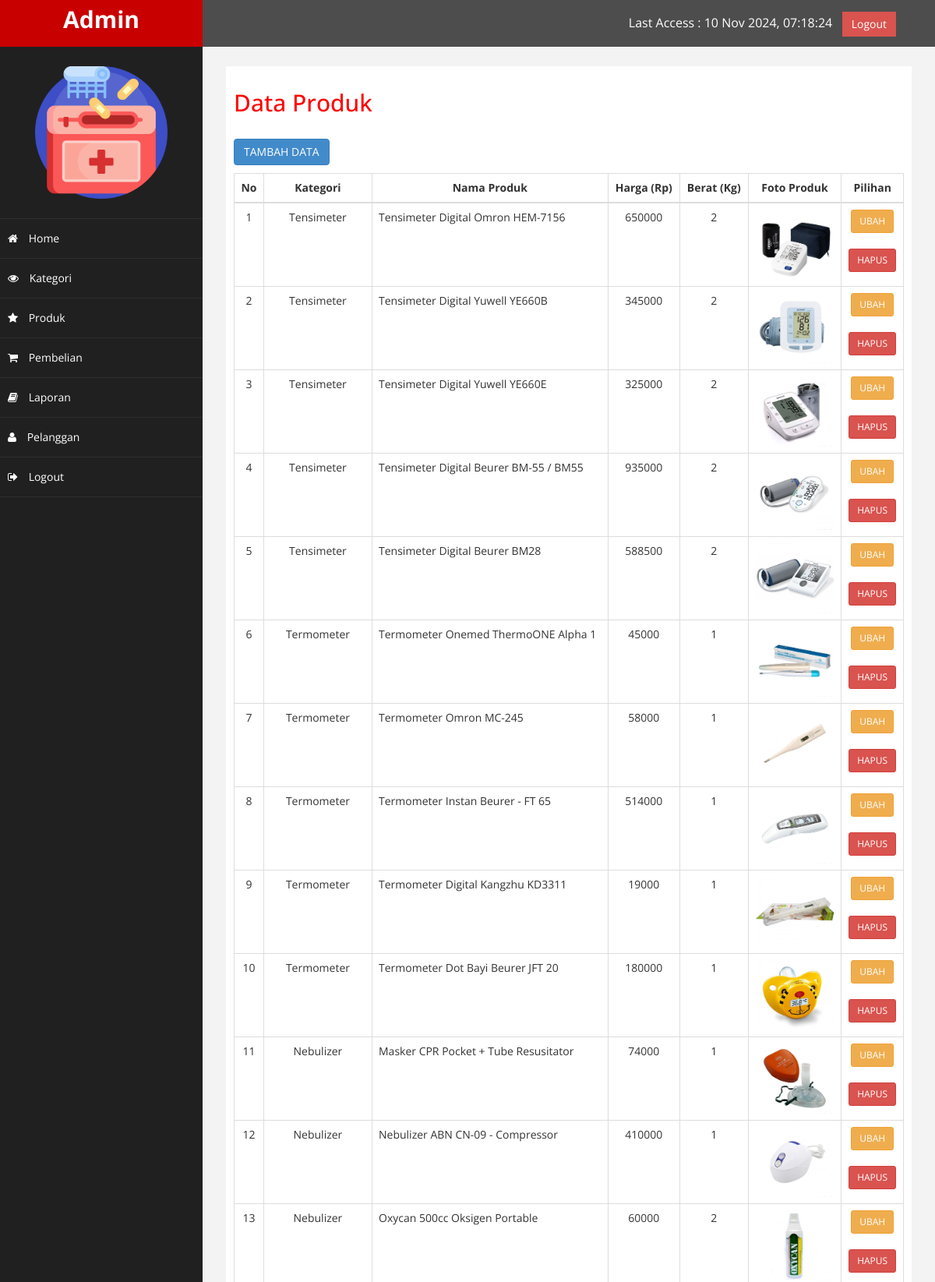
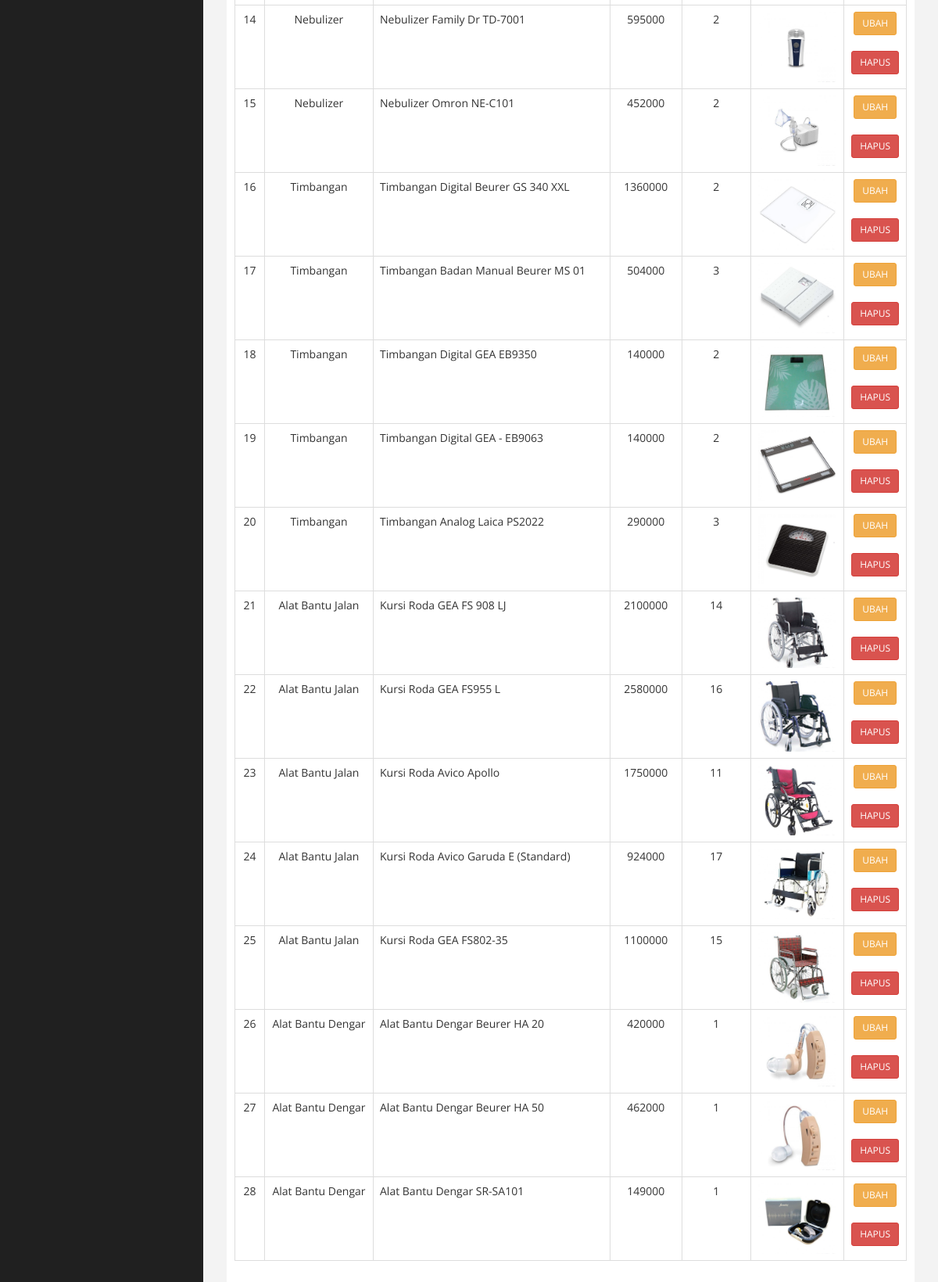
Screenshot of /admin/index.php?halaman=produk (signed in) with the database file from the repository (2 pictures, top to bottom).
### tables this page shows
CREATE TABLE `produk` (
  `id_produk` int(11) NOT NULL,
  `id_kategori` int(5) NOT NULL,
  `nama_produk` varchar(100) NOT NULL,
  `harga_produk` int(11) NOT NULL,
  `berat_produk` int(11) NOT NULL,
  `foto_produk` varchar(100) NOT NULL,
  `deskripsi_produk` text NOT NULL
);

CREATE TABLE `kategori` (
  `id_kategori` int(5) NOT NULL,
  `nama_kategori` varchar(100) NOT NULL
);

### admin/produk.php (the view)
<h2>Data Produk</h2>
<p><a href="index.php?halaman=tambahproduk" class="btn btn-primary">TAMBAH DATA</a></p>
<table class="table table-bordered">
	<thead>
		<tr>
			<th><center>No</center></th>
			<th><center>Kategori</center></th>
			<th><center>Nama Produk</center></th>
			<th><center>Harga (Rp)</center></th>
			<th><center>Berat (Kg)</center></th>
			<th><center>Foto Produk</center></th>
			<th><center>Pilihan</center></th>
		</tr>
	</thead>
	<tbody>
		<?php $nomor=1; ?>
		<?php $ambil=$koneksi->query("SELECT * FROM produk LEFT JOIN kategori ON produk.id_kategori=kategori.id_kategori"); ?>
		<?php while($pecah=$ambil->fetch_assoc()){ ?>
		<tr>
			<td><center><?php echo $nomor; ?></center></td>
			<td><center><?php echo $pecah['nama_kategori']; ?></center></td>
			<td><?php echo $pecah['nama_produk']; ?></td>
			<td><center><?php echo $pecah['harga_produk']; ?></center></td>
			<td><center><?php echo $pecah['berat_produk']; ?></center></td>
			<td><center>
				<img src="../foto_produk/<?php echo $pecah['foto_produk']; ?>" width="100"></center>
			</td>
			<td><center>
				<a href="index.php?halaman=ubahproduk&id=<?php echo $pecah['id_produk']; ?>" class="btn btn-warning btn-sm">UBAH</a><p>
				<a href="index.php?halaman=hapusproduk&id=<?php echo $pecah['id_produk']; ?>" class="btn-danger btn btn-sm">HAPUS</a></p></center>
			</td>
		</tr>
		<?php $nomor++; ?>
		<?php } ?>
	</tbody>
</table>

### admin/assets/css/custom.css (style rules this page uses)
body { font-family: 'Open Sans', sans-serif; }
h2 { color: #f00; }
p { font-size:16px; line-height:25px; padding-top:20px; }

### rows the page displays
produk: id_kategori.nama_kategori "Tensimeter", nama_produk "Tensimeter Digital Omron HEM-7156", harga_produk "650000", berat_produk "2", foto_produk (picture)
produk: id_kategori.nama_kategori "Tensimeter", nama_produk "Tensimeter Digital Yuwell YE660B", harga_produk "345000", berat_produk "2", foto_produk (picture)
produk: id_kategori.nama_kategori "Tensimeter", nama_produk "Tensimeter Digital Yuwell YE660E", harga_produk "325000", berat_produk "2", foto_produk (picture)
produk: id_kategori.nama_kategori "Tensimeter", nama_produk "Tensimeter Digital Beurer BM-55 / BM55", harga_produk "935000", berat_produk "2", foto_produk (picture)
produk: id_kategori.nama_kategori "Tensimeter", nama_produk "Tensimeter Digital Beurer BM28", harga_produk "588500", berat_produk "2", foto_produk (picture)
produk: id_kategori.nama_kategori "Termometer", nama_produk "Termometer Onemed ThermoONE Alpha 1", harga_produk "45000", berat_produk "1", foto_produk (picture)
produk: id_kategori.nama_kategori "Termometer", nama_produk "Termometer Omron MC-245", harga_produk "58000", berat_produk "1", foto_produk (picture)
produk: id_kategori.nama_kategori "Termometer", nama_produk "Termometer Instan Beurer - FT 65", harga_produk "514000", berat_produk "1", foto_produk (picture)
produk: id_kategori.nama_kategori "Termometer", nama_produk "Termometer Digital Kangzhu KD3311", harga_produk "19000", berat_produk "1", foto_produk (picture)
produk: id_kategori.nama_kategori "Termometer", nama_produk "Termometer Dot Bayi Beurer JFT 20", harga_produk "180000", berat_produk "1", foto_produk (picture)
produk: id_kategori.nama_kategori "Nebulizer", nama_produk "Masker CPR Pocket + Tube Resusitator", harga_produk "74000", berat_produk "1", foto_produk (picture)
produk: id_kategori.nama_kategori "Nebulizer", nama_produk "Nebulizer ABN CN-09 - Compressor", harga_produk "410000", berat_produk "1", foto_produk (picture)
produk: id_kategori.nama_kategori "Nebulizer", nama_produk "Oxycan 500cc Oksigen Portable", harga_produk "60000", berat_produk "2", foto_produk (picture)
produk: id_kategori.nama_kategori "Nebulizer", nama_produk "Nebulizer Family Dr TD-7001", harga_produk "595000", berat_produk "2", foto_produk (picture)
produk: id_kategori.nama_kategori "Nebulizer", nama_produk "Nebulizer Omron NE-C101", harga_produk "452000", berat_produk "2", foto_produk (picture)
produk: id_kategori.nama_kategori "Timbangan", nama_produk "Timbangan Digital Beurer GS 340 XXL", harga_produk "1360000", berat_produk "2", foto_produk (picture)
produk: id_kategori.nama_kategori "Timbangan", nama_produk "Timbangan Badan Manual Beurer MS 01", harga_produk "504000", berat_produk "3", foto_produk (picture)
produk: id_kategori.nama_kategori "Timbangan", nama_produk "Timbangan Digital GEA EB9350", harga_produk "140000", berat_produk "2", foto_produk (picture)
produk: id_kategori.nama_kategori "Timbangan", nama_produk "Timbangan Digital GEA - EB9063", harga_produk "140000", berat_produk "2", foto_produk (picture)
produk: id_kategori.nama_kategori "Timbangan", nama_produk "Timbangan Analog Laica PS2022", harga_produk "290000", berat_produk "3", foto_produk (picture)
produk: id_kategori.nama_kategori "Alat Bantu Jalan", nama_produk "Kursi Roda GEA FS 908 LJ", harga_produk "2100000", berat_produk "14", foto_produk (picture)
produk: id_kategori.nama_kategori "Alat Bantu Jalan", nama_produk "Kursi Roda GEA FS955 L", harga_produk "2580000", berat_produk "16", foto_produk (picture)
produk: id_kategori.nama_kategori "Alat Bantu Jalan", nama_produk "Kursi Roda Avico Apollo", harga_produk "1750000", berat_produk "11", foto_produk (picture)
produk: id_kategori.nama_kategori "Alat Bantu Jalan", nama_produk "Kursi Roda Avico Garuda E (Standard)", harga_produk "924000", berat_produk "17", foto_produk (picture)
produk: id_kategori.nama_kategori "Alat Bantu Jalan", nama_produk "Kursi Roda GEA FS802-35", harga_produk "1100000", berat_produk "15", foto_produk (picture)
produk: id_kategori.nama_kategori "Alat Bantu Dengar", nama_produk "Alat Bantu Dengar Beurer HA 20", harga_produk "420000", berat_produk "1", foto_produk (picture)
produk: id_kategori.nama_kategori "Alat Bantu Dengar", nama_produk "Alat Bantu Dengar Beurer HA 50", harga_produk "462000", berat_produk "1", foto_produk (picture)
produk: id_kategori.nama_kategori "Alat Bantu Dengar", nama_produk "Alat Bantu Dengar SR-SA101", harga_produk "149000", berat_produk "1", foto_produk (picture)
